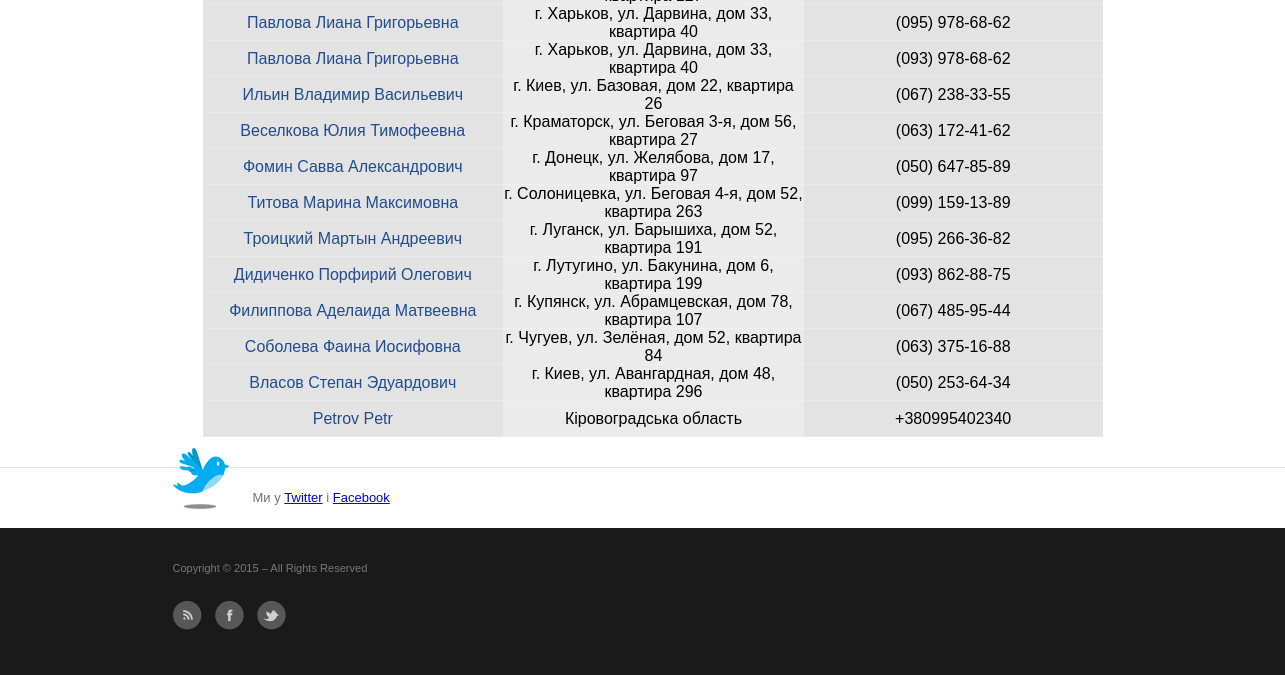
The page /Volonter/ (lower part) on the database as committed earlier.
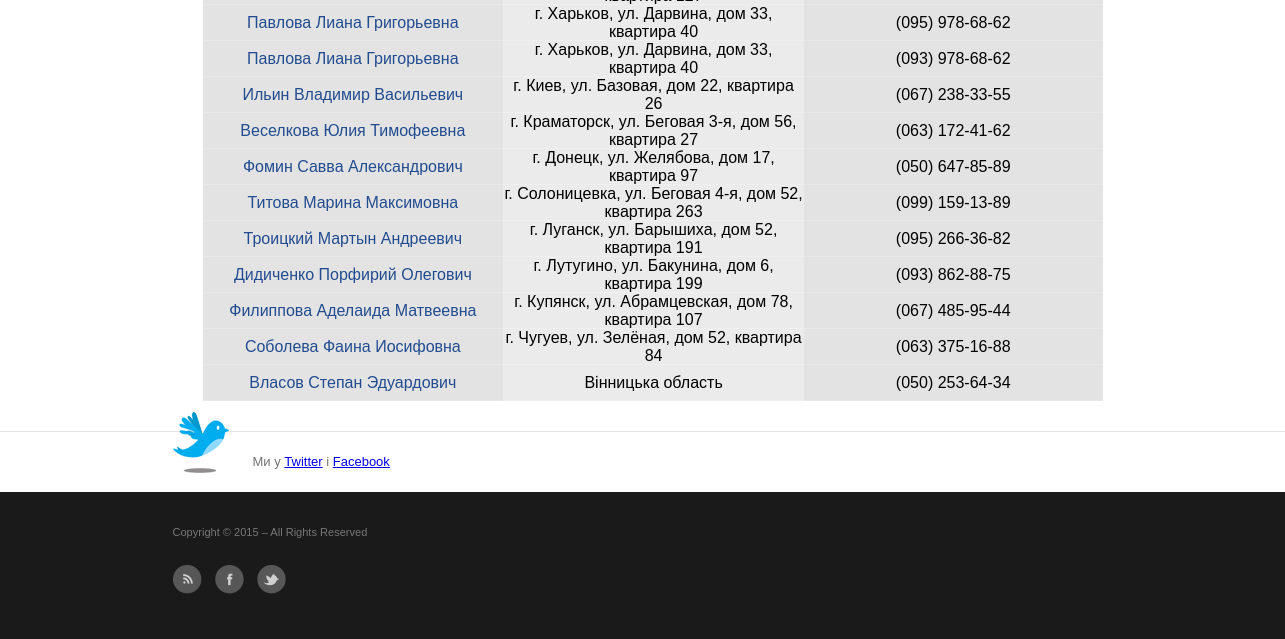
The same page on the database as committed later.
### main/models.py (models this page shows, shortened)
class Volonter(models.Model):
    GENDER_CHOICES = (
        (u'М', 'Male'),
        (u'Ж', 'Female'),
    )
    OBLAST_CHOICES = (
         (u'Вінницька область',u'Вінницька область'),
         (u'Волинська область',u'Волинська область'),
         (u'Дніпропетровська область',u'Дніпропетровська область'),
         (u'Донецька область',u'Донецька область'),
         (u'Закарпатська область',u'Закарпатська область'),
         (u'Запорізька область',u'Запорізька область'),
         (u'Івано-Франківська область',u'Івано-Франківська область'),
         (u'Київська область',u'Київська область'),
         (u'Кіровоградська область',u'Кіровоградська область'),
         (u'Луганська область',u'Луганська область'),
         (u'Львівська область',u'Львівська область'),
         (u'Миколаївська область',u'Миколаївська область'),
         (u'Одеська область',u'Одеська область'),
         (u'Полтавська область',u'Полтавська область'),
         (u'Рівненська область',u'Рівненська область'),
         (u'Сумська область',u'Сумська область'),
         (u'Тернопільська область',u'Тернопільська область'),
         (u'Харківська область',u'Харківська область'),
         (u'Херсонська область',u'Херсонська область'),
         (u'Хмельницька область',u'Хмельницька область'),
         (u'Черкаська область',u'Черкаська область'),
         (u'Чернігівська область',u'Чернігівська область'),
         (u'Чернівецька область',u'Чернівецька область'),
         (u'Автономна Республіка Крим',u'Автономна Республіка Крим'),
    )
    fio = models.CharField(verbose_name=u'ПІП', max_length=200)
    birthday = models.DateField(verbose_name=u'Дата народження',null=True, blank=True)
    address = models.CharField(verbose_name=u'Область проживання',max_length=30, choices=OBLAST_CHOICES)
    telephone = models.CharField(verbose_name=u'Телефон',max_length=20)
    gender = models.CharField(verbose_name=u'Стать',max_length=1, choices=GENDER_CHOICES)
    categories = models.ManyToManyField('CategoryResource', verbose_name=u'Категорія ресурсів')
    class Meta:
        verbose_name_plural = u'Волонтери'

### main/views.py (the view)
# urls.py: url(r'^Volonter/$',VolonterListView.as_view(), name='list_volonter'),
class VolonterListView(ListView):
    template_name = 'list_volonter.html'
    model = Volonter
    context_object_name = 'Volonter'
    def get_context_data(self, **kwargs):
        context = super(VolonterListView, self).get_context_data(**kwargs)
        context.update({
            'Volonter': Volonter.objects.all(),
        })
        return context

### main/templates/list_volonter.html (shortened to what this page needs)
{% extends 'base.html' %}
{% load staticfiles %}
{% block content %}
    <div id="list_table">
  <table border="0">
    {% for volonters in Volonter %}
        <tr class="list_tr">
        <td class="cell"> <a class="detail_list" href="{% url 'view_volonter' volonters.id %}">{{ volonters.fio }}</a></td>
        <td class="cell_c">{{ volonters.address }}</td>
        <td class="cell">{{ volonters.telephone }}</td>
    </tr>
    {% endfor %}
  </table>
    </div>
{% endblock %}

Rows that differ between the two databases and show on the page:
removed Volonter: fio "Petrov Petr", address "Кіровоградська область", telephone "+380995402340"
changed Volonter "Власов Степан Эдуардович": address "г. Киев, ул. Авангардная, дом 48, квартира 296" → "Вінницька область"
